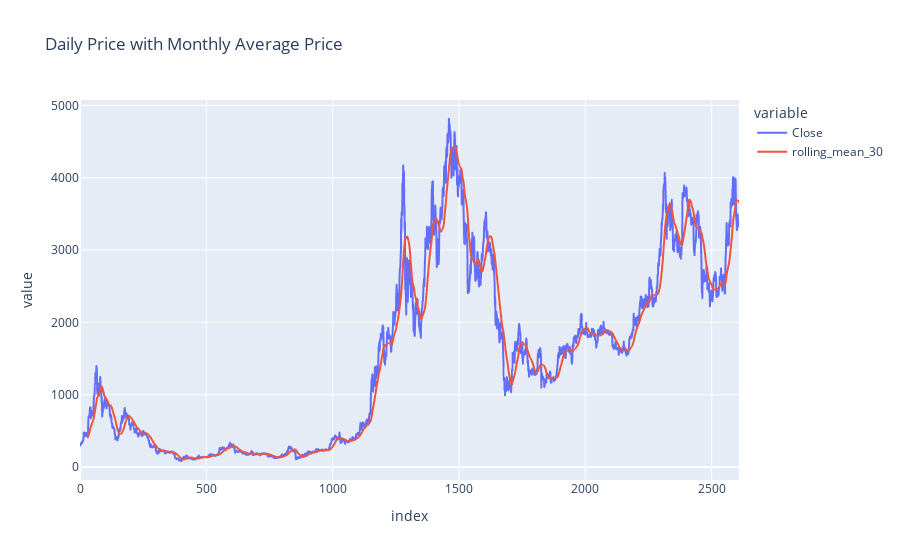

The notebook cell saved with this chart:
### Code cell
import plotly.express as px

eth_data['rolling_mean_30'] = eth_data['Close'].rolling(window=30).mean()
eth_data['rolling_std_30'] = eth_data['Close'].rolling(window=30).std()

fig = px.line(eth_data,
              x=eth_data.index,
              y=['Close', 'rolling_mean_30'],
              title='Daily Price with Monthly Average Price',
              labels={'Close': 'Daily Price', 'rolling_mean_30': 'Monthly Average Price'})
fig.show()

### Figure 1 — Plotly figure (JSON) as saved in the notebook; plotly's stock layout.template omitted (floating-point values rounded to 4 significant figures; data arrays with more than 128 entries replaced by an {"elided": "..."} marker saying what was removed)
{"data": [{"hovertemplate": "variable=Close<br>index=%{x}<br>value=%{y}<extra></extra>", "legendgroup": "Close", "line": {"color": "#636efa", "dash": "solid"}, "marker": {"symbol": "circle"}, "mode": "lines", "name": "Close", "showlegend": true, "type": "scattergl", "x": {"elided": "2609 int values"}, "xaxis": "x", "y": {"elided": "2609 float values"}, "yaxis": "y"}, {"hovertemplate": "variable=rolling_mean_30<br>index=%{x}<br>value=%{y}<extra></extra>", "legendgroup": "rolling_mean_30", "line": {"color": "#EF553B", "dash": "solid"}, "marker": {"symbol": "circle"}, "mode": "lines", "name": "rolling_mean_30", "showlegend": true, "type": "scattergl", "x": {"elided": "2609 int values"}, "xaxis": "x", "y": {"elided": "2609 float values"}, "yaxis": "y"}], "layout": {"legend": {"title": {"text": "variable"}, "tracegroupgap": 0}, "title": {"text": "Daily Price with Monthly Average Price"}, "xaxis": {"anchor": "y", "domain": [0, 1], "title": {"text": "index"}}, "yaxis": {"anchor": "x", "domain": [0, 1], "title": {"text": "value"}}}}
